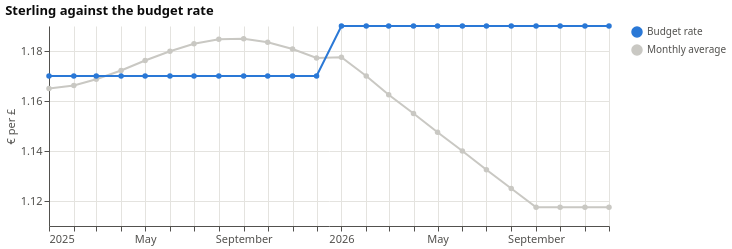

Source (notebook cell):
### Markdown cell above
**Reading the bridge.** For the group, *Sales price* is the biggest positive step, and almost all of it is Portugal's
4% list-price rise (story 4). Unit cost (the steel surcharge, story 8), freight (Portugal's carrier, story 2) and mix
(Tools growing, story 5) pull the other way. Without Portugal's price rise the group would be below budget. Spain's
*People* step is favourable only because hires arrived late (story 3), while its volume and services miss.

### How much of the UK miss is currency?

The UK budget was set at 1.19 € per £. Translating UK actuals at the budget rate instead of the month's average
separates trading from currency. Hover the lines for the monthly rates.

### Code cell
gbp = fx[(fx["currency"] == "GBP") & (fx["month_start"].dt.year >= 2025)].melt(
    id_vars="month_start", value_vars=["avg_rate_eur", "budget_rate_eur"], var_name="rate", value_name="eur_per_gbp")
gbp["rate"] = gbp["rate"].map({"avg_rate_eur": "Monthly average", "budget_rate_eur": "Budget rate"})
uk = ytd(act[(act["entity_id"] == "UK01") & (act["account_id"] == "4000")])
uk_b = ytd(bud[(bud["entity_id"] == "UK01") & (bud["account_id"] == "4000")])
print(f"UK product sales vs budget: {uk['amount_eur_bud_rate'].sum() / uk_b['amount_eur'].sum() - 1:+.1%} at the budget rate, "
      f"{uk['amount_eur'].sum() / uk_b['amount_eur'].sum() - 1:+.1%} in euros at actual rates; "
      f"currency cost €{(uk['amount_eur_bud_rate'].sum() - uk['amount_eur'].sum()) / 1e3:,.0f}k of sales")
alt.Chart(gbp).mark_line(point=True).encode(
    x=alt.X("month_start:T", title=None), y=alt.Y("eur_per_gbp:Q", title="€ per £", scale=alt.Scale(zero=False)),
    color=alt.Color("rate:N", scale=alt.Scale(range=[BLUE, GREY]), title=None),
    tooltip=[alt.Tooltip("month_start:T", format="%b %Y"), "rate", alt.Tooltip("eur_per_gbp:Q", format=".3f")],
).properties(width=560, height=200, title="Sterling against the budget rate")

### Figure 1 — Vega-Lite specification as saved in the notebook (floating-point values rounded to 4 significant figures)
{"config": {"view": {"stroke": null}, "axis": {"gridColor": "#e4e3df", "domainColor": "#52514e", "tickColor": "#52514e", "labelColor": "#52514e", "titleColor": "#52514e", "labelFontSize": 11, "titleFontSize": 11, "titleFontWeight": "normal"}, "legend": {"labelColor": "#52514e", "titleColor": "#52514e"}, "title": {"anchor": "start", "fontSize": 13, "color": "#0b0b0b"}, "font": "system-ui, -apple-system, Segoe UI, sans-serif"}, "data": {"name": "data-d8a0333b1e7626515c313ca6b211a633"}, "mark": {"type": "line", "point": true}, "encoding": {"color": {"field": "rate", "scale": {"range": ["#2a78d6", "#c9c8c3"]}, "title": null, "type": "nominal"}, "tooltip": [{"field": "month_start", "format": "%b %Y", "type": "temporal"}, {"field": "rate", "type": "nominal"}, {"field": "eur_per_gbp", "format": ".3f", "type": "quantitative"}], "x": {"field": "month_start", "title": null, "type": "temporal"}, "y": {"field": "eur_per_gbp", "scale": {"zero": false}, "title": "€ per £", "type": "quantitative"}}, "height": 200, "title": "Sterling against the budget rate", "width": 560, "$schema": "https://vega.github.io/schema/vega-lite/v6.4.1.json", "datasets": {"data-d8a0333b1e7626515c313ca6b211a633": [{"month_start": "2025-01-01T00:00:00", "rate": "Monthly average", "eur_per_gbp": 1.165}, {"month_start": "2025-02-01T00:00:00", "rate": "Monthly average", "eur_per_gbp": 1.166}, {"month_start": "2025-03-01T00:00:00", "rate": "Monthly average", "eur_per_gbp": 1.169}, {"month_start": "2025-04-01T00:00:00", "rate": "Monthly average", "eur_per_gbp": 1.172}, {"month_start": "2025-05-01T00:00:00", "rate": "Monthly average", "eur_per_gbp": 1.176}, {"month_start": "2025-06-01T00:00:00", "rate": "Monthly average", "eur_per_gbp": 1.18}, {"month_start": "2025-07-01T00:00:00", "rate": "Monthly average", "eur_per_gbp": 1.183}, {"month_start": "2025-08-01T00:00:00", "rate": "Monthly average", "eur_per_gbp": 1.185}, {"month_start": "2025-09-01T00:00:00", "rate": "Monthly average", "eur_per_gbp": 1.185}, {"month_start": "2025-10-01T00:00:00", "rate": "Monthly average", "eur_per_gbp": 1.183}, {"month_start": "2025-11-01T00:00:00", "rate": "Monthly average", "eur_per_gbp": 1.181}, {"month_start": "2025-12-01T00:00:00", "rate": "Monthly average", "eur_per_gbp": 1.177}, {"month_start": "2026-01-01T00:00:00", "rate": "Monthly average", "eur_per_gbp": 1.177}, {"month_start": "2026-02-01T00:00:00", "rate": "Monthly average", "eur_per_gbp": 1.17}, {"month_start": "2026-03-01T00:00:00", "rate": "Monthly average", "eur_per_gbp": 1.163}, {"month_start": "2026-04-01T00:00:00", "rate": "Monthly average", "eur_per_gbp": 1.155}, {"month_start": "2026-05-01T00:00:00", "rate": "Monthly average", "eur_per_gbp": 1.147}, {"month_start": "2026-06-01T00:00:00", "rate": "Monthly average", "eur_per_gbp": 1.14}, {"month_start": "2026-07-01T00:00:00", "rate": "Monthly average", "eur_per_gbp": 1.133}, {"month_start": "2026-08-01T00:00:00", "rate": "Monthly average", "eur_per_gbp": 1.125}, {"month_start": "2026-09-01T00:00:00", "rate": "Monthly average", "eur_per_gbp": 1.117}, {"month_start": "2026-10-01T00:00:00", "rate": "Monthly average", "eur_per_gbp": 1.117}, {"month_start": "2026-11-01T00:00:00", "rate": "Monthly average", "eur_per_gbp": 1.117}, {"month_start": "2026-12-01T00:00:00", "rate": "Monthly average", "eur_per_gbp": 1.117}, {"month_start": "2025-01-01T00:00:00", "rate": "Budget rate", "eur_per_gbp": 1.17}, {"month_start": "2025-02-01T00:00:00", "rate": "Budget rate", "eur_per_gbp": 1.17}, {"month_start": "2025-03-01T00:00:00", "rate": "Budget rate", "eur_per_gbp": 1.17}, {"month_start": "2025-04-01T00:00:00", "rate": "Budget rate", "eur_per_gbp": 1.17}, {"month_start": "2025-05-01T00:00:00", "rate": "Budget rate", "eur_per_gbp": 1.17}, {"month_start": "2025-06-01T00:00:00", "rate": "Budget rate", "eur_per_gbp": 1.17}, {"month_start": "2025-07-01T00:00:00", "rate": "Budget rate", "eur_per_gbp": 1.17}, {"month_start": "2025-08-01T00:00:00", "rate": "Budget rate", "eur_per_gbp": 1.17}, {"month_start": "2025-09-01T00:00:00", "rate": "Budget rate", "eur_per_gbp": 1.17}, {"month_start": "2025-10-01T00:00:00", "rate": "Budget rate", "eur_per_gbp": 1.17}, {"month_start": "2025-11-01T00:00:00", "rate": "Budget rate", "eur_per_gbp": 1.17}, {"month_start": "2025-12-01T00:00:00", "rate": "Budget rate", "eur_per_gbp": 1.17}, {"month_start": "2026-01-01T00:00:00", "rate": "Budget rate", "eur_per_gbp": 1.19}, {"month_start": "2026-02-01T00:00:00", "rate": "Budget rate", "eur_per_gbp": 1.19}, {"month_start": "2026-03-01T00:00:00", "rate": "Budget rate", "eur_per_gbp": 1.19}, {"month_start": "2026-04-01T00:00:00", "rate": "Budget rate", "eur_per_gbp": 1.19}, {"month_start": "2026-05-01T00:00:00", "rate": "Budget rate", "eur_per_gbp": 1.19}, {"month_start": "2026-06-01T00:00:00", "rate": "Budget rate", "eur_per_gbp": 1.19}, {"month_start": "2026-07-01T00:00:00", "rate": "Budget rate", "eur_per_gbp": 1.19}, {"month_start": "2026-08-01T00:00:00", "rate": "Budget rate", "eur_per_gbp": 1.19}, {"month_start": "2026-09-01T00:00:00", "rate": "Budget rate", "eur_per_gbp": 1.19}, {"month_start": "2026-10-01T00:00:00", "rate": "Budget rate", "eur_per_gbp": 1.19}, {"month_start": "2026-11-01T00:00:00", "rate": "Budget rate", "eur_per_gbp": 1.19}, {"month_start": "2026-12-01T00:00:00", "rate": "Budget rate", "eur_per_gbp": 1.19}]}}
